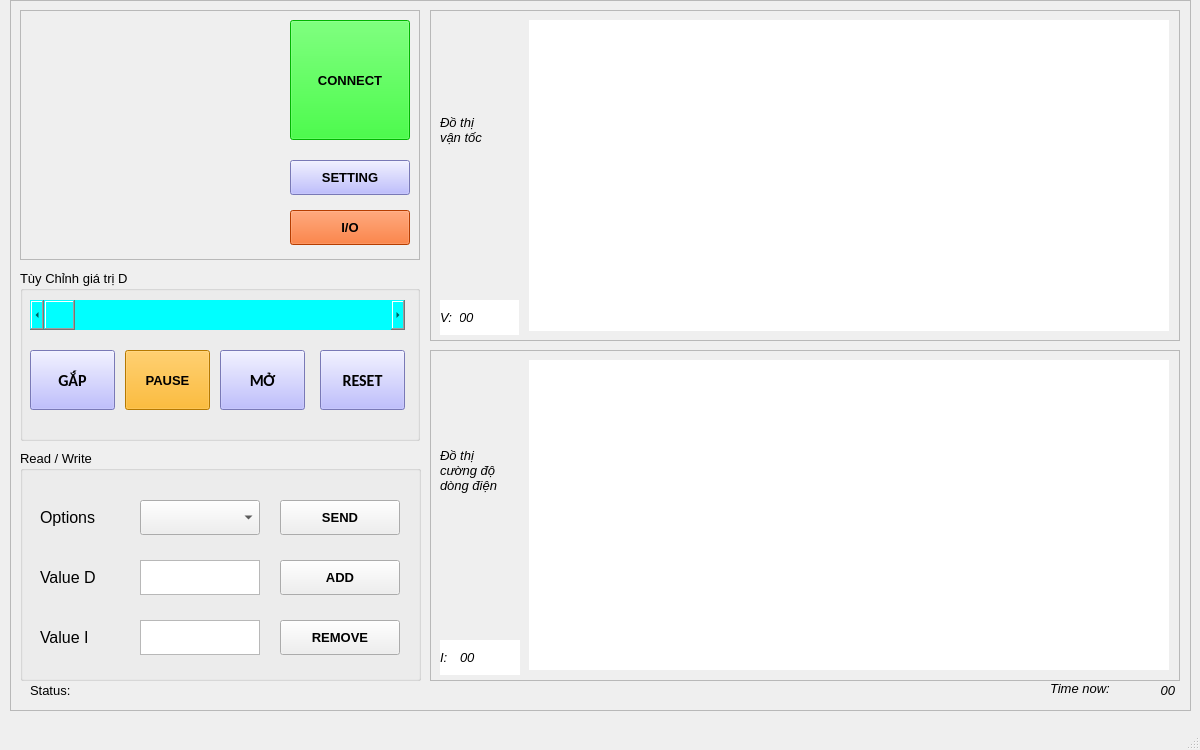
<?xml version="1.0" encoding="UTF-8"?>
<ui version="4.0">
 <class>MainWindow</class>
 <widget class="QMainWindow" name="MainWindow">
  <property name="geometry">
   <rect>
    <x>0</x>
    <y>0</y>
    <width>1200</width>
    <height>750</height>
   </rect>
  </property>
  <property name="windowTitle">
   <string>Control Gipper</string>
  </property>
  <widget class="QWidget" name="centralwidget">
   <widget class="QFrame" name="frame">
    <property name="geometry">
     <rect>
      <x>10</x>
      <y>0</y>
      <width>1181</width>
      <height>711</height>
     </rect>
    </property>
    <property name="frameShape">
     <enum>QFrame::StyledPanel</enum>
    </property>
    <property name="frameShadow">
     <enum>QFrame::Plain</enum>
    </property>
    <property name="lineWidth">
     <number>1</number>
    </property>
    <widget class="QFrame" name="frame_2">
     <property name="geometry">
      <rect>
       <x>10</x>
       <y>10</y>
       <width>400</width>
       <height>250</height>
      </rect>
     </property>
     <property name="frameShape">
      <enum>QFrame::StyledPanel</enum>
     </property>
     <property name="frameShadow">
      <enum>QFrame::Raised</enum>
     </property>
     <widget class="QPushButton" name="btn_connect">
      <property name="geometry">
       <rect>
        <x>270</x>
        <y>10</y>
        <width>120</width>
        <height>120</height>
       </rect>
      </property>
      <property name="font">
       <font>
        <family>Arial</family>
        <pointsize>10</pointsize>
        <weight>75</weight>
        <bold>true</bold>
       </font>
      </property>
      <property name="autoFillBackground">
       <bool>false</bool>
      </property>
      <property name="styleSheet">
       <string notr="true">background-color: rgb(0, 255, 0);</string>
      </property>
      <property name="text">
       <string>CONNECT</string>
      </property>
     </widget>
     <widget class="QPushButton" name="btn_setting">
      <property name="geometry">
       <rect>
        <x>270</x>
        <y>150</y>
        <width>120</width>
        <height>35</height>
       </rect>
      </property>
      <property name="font">
       <font>
        <family>Arial</family>
        <pointsize>10</pointsize>
        <weight>75</weight>
        <bold>true</bold>
       </font>
      </property>
      <property name="styleSheet">
       <string notr="true">background-color: rgb(170, 170, 255);</string>
      </property>
      <property name="text">
       <string>SETTING</string>
      </property>
     </widget>
     <widget class="QPushButton" name="btn_io">
      <property name="geometry">
       <rect>
        <x>270</x>
        <y>200</y>
        <width>120</width>
        <height>35</height>
       </rect>
      </property>
      <property name="font">
       <font>
        <family>Arial</family>
        <pointsize>10</pointsize>
        <weight>75</weight>
        <bold>true</bold>
       </font>
      </property>
      <property name="styleSheet">
       <string notr="true">background-color: rgb(255, 85, 0);</string>
      </property>
      <property name="text">
       <string>I/O</string>
      </property>
     </widget>
     <widget class="QLabel" name="label_5">
      <property name="geometry">
       <rect>
        <x>10</x>
        <y>10</y>
        <width>251</width>
        <height>231</height>
       </rect>
      </property>
      <property name="font">
       <font>
        <family>Arial</family>
        <pointsize>6</pointsize>
        <weight>75</weight>
        <bold>true</bold>
       </font>
      </property>
      <property name="text">
       <string/>
      </property>
      <property name="pixmap">
       <pixmap>../icon.png</pixmap>
      </property>
      <property name="scaledContents">
       <bool>true</bool>
      </property>
      <property name="alignment">
       <set>Qt::AlignCenter</set>
      </property>
     </widget>
    </widget>
    <widget class="QFrame" name="frame_3">
     <property name="geometry">
      <rect>
       <x>420</x>
       <y>10</y>
       <width>750</width>
       <height>331</height>
      </rect>
     </property>
     <property name="frameShape">
      <enum>QFrame::StyledPanel</enum>
     </property>
     <property name="frameShadow">
      <enum>QFrame::Plain</enum>
     </property>
     <widget class="QLabel" name="label_D">
      <property name="geometry">
       <rect>
        <x>29</x>
        <y>290</y>
        <width>60</width>
        <height>35</height>
       </rect>
      </property>
      <property name="font">
       <font>
        <family>Arial</family>
        <pointsize>10</pointsize>
        <italic>true</italic>
       </font>
      </property>
      <property name="styleSheet">
       <string notr="true">background-color: rgb(255, 255, 255);</string>
      </property>
      <property name="text">
       <string>00</string>
      </property>
     </widget>
     <widget class="QLabel" name="label_D_4">
      <property name="geometry">
       <rect>
        <x>10</x>
        <y>290</y>
        <width>20</width>
        <height>35</height>
       </rect>
      </property>
      <property name="font">
       <font>
        <family>Arial</family>
        <pointsize>10</pointsize>
        <italic>true</italic>
       </font>
      </property>
      <property name="styleSheet">
       <string notr="true">background-color: rgb(255, 255, 255);</string>
      </property>
      <property name="text">
       <string>V:</string>
      </property>
     </widget>
     <widget class="QLabel" name="label_6">
      <property name="geometry">
       <rect>
        <x>10</x>
        <y>20</y>
        <width>80</width>
        <height>200</height>
       </rect>
      </property>
      <property name="font">
       <font>
        <family>Arial</family>
        <pointsize>10</pointsize>
        <italic>true</italic>
       </font>
      </property>
      <property name="text">
       <string>Đồ thị 
vận tốc</string>
      </property>
     </widget>
     <widget class="QWidget" name="widget_d" native="true">
      <property name="geometry">
       <rect>
        <x>99</x>
        <y>10</y>
        <width>640</width>
        <height>311</height>
       </rect>
      </property>
      <property name="styleSheet">
       <string notr="true">background-color: rgb(255, 255, 255);</string>
      </property>
     </widget>
    </widget>
    <widget class="QGroupBox" name="group_tuyChinh">
     <property name="geometry">
      <rect>
       <x>10</x>
       <y>270</y>
       <width>400</width>
       <height>171</height>
      </rect>
     </property>
     <property name="font">
      <font>
       <family>Arial</family>
       <pointsize>10</pointsize>
      </font>
     </property>
     <property name="autoFillBackground">
      <bool>false</bool>
     </property>
     <property name="styleSheet">
      <string notr="true">border-color: qlineargradient(spread:pad, x1:0, y1:0, x2:1, y2:0, stop:0 rgba(0, 0, 0, 255), stop:1 rgba(255, 255, 255, 255));</string>
     </property>
     <property name="title">
      <string>Tùy Chỉnh giá trị D</string>
     </property>
     <property name="flat">
      <bool>false</bool>
     </property>
     <property name="checkable">
      <bool>false</bool>
     </property>
     <widget class="QScrollBar" name="scroll_tuyChinh">
      <property name="geometry">
       <rect>
        <x>10</x>
        <y>30</y>
        <width>375</width>
        <height>30</height>
       </rect>
      </property>
      <property name="styleSheet">
       <string notr="true">background-color: rgb(0, 255, 255);</string>
      </property>
      <property name="orientation">
       <enum>Qt::Horizontal</enum>
      </property>
     </widget>
     <widget class="QPushButton" name="btn_gap">
      <property name="geometry">
       <rect>
        <x>10</x>
        <y>80</y>
        <width>85</width>
        <height>60</height>
       </rect>
      </property>
      <property name="font">
       <font>
        <family>Calibri</family>
        <pointsize>12</pointsize>
        <weight>75</weight>
        <bold>true</bold>
       </font>
      </property>
      <property name="styleSheet">
       <string notr="true">background-color: rgb(170, 170, 255);</string>
      </property>
      <property name="text">
       <string>GẮP</string>
      </property>
     </widget>
     <widget class="QPushButton" name="btn_pause">
      <property name="geometry">
       <rect>
        <x>105</x>
        <y>80</y>
        <width>85</width>
        <height>60</height>
       </rect>
      </property>
      <property name="font">
       <font>
        <family>Arial</family>
        <pointsize>10</pointsize>
        <weight>75</weight>
        <bold>true</bold>
       </font>
      </property>
      <property name="styleSheet">
       <string notr="true">background-color: rgb(255, 170, 0);</string>
      </property>
      <property name="text">
       <string>PAUSE</string>
      </property>
     </widget>
     <widget class="QPushButton" name="btn_mo">
      <property name="geometry">
       <rect>
        <x>200</x>
        <y>80</y>
        <width>85</width>
        <height>60</height>
       </rect>
      </property>
      <property name="font">
       <font>
        <family>Calibri</family>
        <pointsize>12</pointsize>
        <weight>75</weight>
        <bold>true</bold>
       </font>
      </property>
      <property name="styleSheet">
       <string notr="true">background-color: rgb(170, 170, 255);</string>
      </property>
      <property name="text">
       <string>MỞ</string>
      </property>
     </widget>
     <widget class="QPushButton" name="btn_reset">
      <property name="geometry">
       <rect>
        <x>300</x>
        <y>80</y>
        <width>85</width>
        <height>60</height>
       </rect>
      </property>
      <property name="font">
       <font>
        <family>Calibri</family>
        <pointsize>12</pointsize>
        <weight>75</weight>
        <bold>true</bold>
       </font>
      </property>
      <property name="styleSheet">
       <string notr="true">background-color: rgb(170, 170, 255);</string>
      </property>
      <property name="text">
       <string>RESET</string>
      </property>
     </widget>
    </widget>
    <widget class="QLabel" name="label_4">
     <property name="geometry">
      <rect>
       <x>20</x>
       <y>680</y>
       <width>55</width>
       <height>20</height>
      </rect>
     </property>
     <property name="font">
      <font>
       <family>Arial</family>
       <pointsize>10</pointsize>
      </font>
     </property>
     <property name="text">
      <string>Status:</string>
     </property>
    </widget>
    <widget class="QLabel" name="label_status">
     <property name="geometry">
      <rect>
       <x>80</x>
       <y>680</y>
       <width>500</width>
       <height>20</height>
      </rect>
     </property>
     <property name="font">
      <font>
       <family>Arial</family>
       <pointsize>10</pointsize>
      </font>
     </property>
     <property name="text">
      <string/>
     </property>
    </widget>
    <widget class="QFrame" name="frame_4">
     <property name="geometry">
      <rect>
       <x>420</x>
       <y>350</y>
       <width>750</width>
       <height>331</height>
      </rect>
     </property>
     <property name="frameShape">
      <enum>QFrame::StyledPanel</enum>
     </property>
     <property name="frameShadow">
      <enum>QFrame::Plain</enum>
     </property>
     <widget class="QLabel" name="label_I">
      <property name="geometry">
       <rect>
        <x>30</x>
        <y>290</y>
        <width>60</width>
        <height>35</height>
       </rect>
      </property>
      <property name="font">
       <font>
        <family>Arial</family>
        <pointsize>10</pointsize>
        <italic>true</italic>
       </font>
      </property>
      <property name="styleSheet">
       <string notr="true">background-color: rgb(255, 255, 255);</string>
      </property>
      <property name="text">
       <string>00</string>
      </property>
     </widget>
     <widget class="QLabel" name="label_D_3">
      <property name="geometry">
       <rect>
        <x>10</x>
        <y>290</y>
        <width>20</width>
        <height>35</height>
       </rect>
      </property>
      <property name="font">
       <font>
        <family>Arial</family>
        <pointsize>10</pointsize>
        <italic>true</italic>
       </font>
      </property>
      <property name="styleSheet">
       <string notr="true">background-color: rgb(255, 255, 255);</string>
      </property>
      <property name="text">
       <string>I:</string>
      </property>
     </widget>
     <widget class="QLabel" name="label_7">
      <property name="geometry">
       <rect>
        <x>10</x>
        <y>20</y>
        <width>80</width>
        <height>200</height>
       </rect>
      </property>
      <property name="font">
       <font>
        <family>Arial</family>
        <pointsize>10</pointsize>
        <italic>true</italic>
       </font>
      </property>
      <property name="text">
       <string>Đồ thị 
cường độ
dòng điện</string>
      </property>
     </widget>
     <widget class="QWidget" name="widget_i" native="true">
      <property name="geometry">
       <rect>
        <x>99</x>
        <y>10</y>
        <width>640</width>
        <height>310</height>
       </rect>
      </property>
      <property name="styleSheet">
       <string notr="true">background-color: rgb(255, 255, 255);</string>
      </property>
     </widget>
    </widget>
    <widget class="QGroupBox" name="group_readWrite">
     <property name="geometry">
      <rect>
       <x>10</x>
       <y>450</y>
       <width>401</width>
       <height>231</height>
      </rect>
     </property>
     <property name="font">
      <font>
       <family>Arial</family>
       <pointsize>10</pointsize>
      </font>
     </property>
     <property name="title">
      <string>Read / Write</string>
     </property>
     <widget class="QPushButton" name="btn_send">
      <property name="geometry">
       <rect>
        <x>260</x>
        <y>50</y>
        <width>120</width>
        <height>35</height>
       </rect>
      </property>
      <property name="font">
       <font>
        <family>Arial</family>
        <pointsize>10</pointsize>
        <weight>75</weight>
        <bold>true</bold>
       </font>
      </property>
      <property name="text">
       <string>SEND</string>
      </property>
     </widget>
     <widget class="QPushButton" name="btn_remove">
      <property name="geometry">
       <rect>
        <x>260</x>
        <y>170</y>
        <width>120</width>
        <height>35</height>
       </rect>
      </property>
      <property name="font">
       <font>
        <family>Arial</family>
        <pointsize>10</pointsize>
        <weight>75</weight>
        <bold>true</bold>
       </font>
      </property>
      <property name="text">
       <string>REMOVE</string>
      </property>
     </widget>
     <widget class="QPushButton" name="btn_add">
      <property name="geometry">
       <rect>
        <x>260</x>
        <y>110</y>
        <width>120</width>
        <height>35</height>
       </rect>
      </property>
      <property name="font">
       <font>
        <family>Arial</family>
        <pointsize>10</pointsize>
        <weight>75</weight>
        <bold>true</bold>
       </font>
      </property>
      <property name="text">
       <string>ADD</string>
      </property>
     </widget>
     <widget class="QLabel" name="label">
      <property name="geometry">
       <rect>
        <x>20</x>
        <y>50</y>
        <width>80</width>
        <height>35</height>
       </rect>
      </property>
      <property name="font">
       <font>
        <pointsize>12</pointsize>
        <weight>50</weight>
        <bold>false</bold>
       </font>
      </property>
      <property name="text">
       <string>Options</string>
      </property>
     </widget>
     <widget class="QLabel" name="label_2">
      <property name="geometry">
       <rect>
        <x>20</x>
        <y>110</y>
        <width>80</width>
        <height>35</height>
       </rect>
      </property>
      <property name="font">
       <font>
        <pointsize>12</pointsize>
        <weight>50</weight>
        <bold>false</bold>
       </font>
      </property>
      <property name="text">
       <string>Value D</string>
      </property>
     </widget>
     <widget class="QLabel" name="label_3">
      <property name="geometry">
       <rect>
        <x>20</x>
        <y>170</y>
        <width>80</width>
        <height>35</height>
       </rect>
      </property>
      <property name="font">
       <font>
        <pointsize>12</pointsize>
        <weight>50</weight>
        <bold>false</bold>
       </font>
      </property>
      <property name="text">
       <string>Value I</string>
      </property>
     </widget>
     <widget class="QTextEdit" name="t_edit_valueD">
      <property name="geometry">
       <rect>
        <x>120</x>
        <y>110</y>
        <width>120</width>
        <height>35</height>
       </rect>
      </property>
     </widget>
     <widget class="QTextEdit" name="t_edit_valueI">
      <property name="geometry">
       <rect>
        <x>120</x>
        <y>170</y>
        <width>120</width>
        <height>35</height>
       </rect>
      </property>
     </widget>
     <widget class="QComboBox" name="comboBox_options">
      <property name="geometry">
       <rect>
        <x>120</x>
        <y>50</y>
        <width>120</width>
        <height>35</height>
       </rect>
      </property>
      <property name="font">
       <font>
        <family>Tahoma</family>
        <italic>true</italic>
       </font>
      </property>
     </widget>
    </widget>
    <widget class="QLabel" name="label_time">
     <property name="geometry">
      <rect>
       <x>1124</x>
       <y>680</y>
       <width>41</width>
       <height>20</height>
      </rect>
     </property>
     <property name="font">
      <font>
       <family>Arial</family>
       <pointsize>10</pointsize>
       <italic>true</italic>
      </font>
     </property>
     <property name="layoutDirection">
      <enum>Qt::LeftToRight</enum>
     </property>
     <property name="text">
      <string>00</string>
     </property>
     <property name="alignment">
      <set>Qt::AlignRight|Qt::AlignTrailing|Qt::AlignVCenter</set>
     </property>
    </widget>
    <widget class="QLabel" name="label_9">
     <property name="geometry">
      <rect>
       <x>1040</x>
       <y>680</y>
       <width>81</width>
       <height>16</height>
      </rect>
     </property>
     <property name="font">
      <font>
       <family>Arial</family>
       <pointsize>10</pointsize>
       <italic>true</italic>
      </font>
     </property>
     <property name="text">
      <string>Time now:</string>
     </property>
    </widget>
   </widget>
  </widget>
  <widget class="QMenuBar" name="menubar">
   <property name="geometry">
    <rect>
     <x>0</x>
     <y>0</y>
     <width>1200</width>
     <height>26</height>
    </rect>
   </property>
  </widget>
  <widget class="QStatusBar" name="statusbar"/>
 </widget>
 <resources/>
 <connections/>
</ui>
